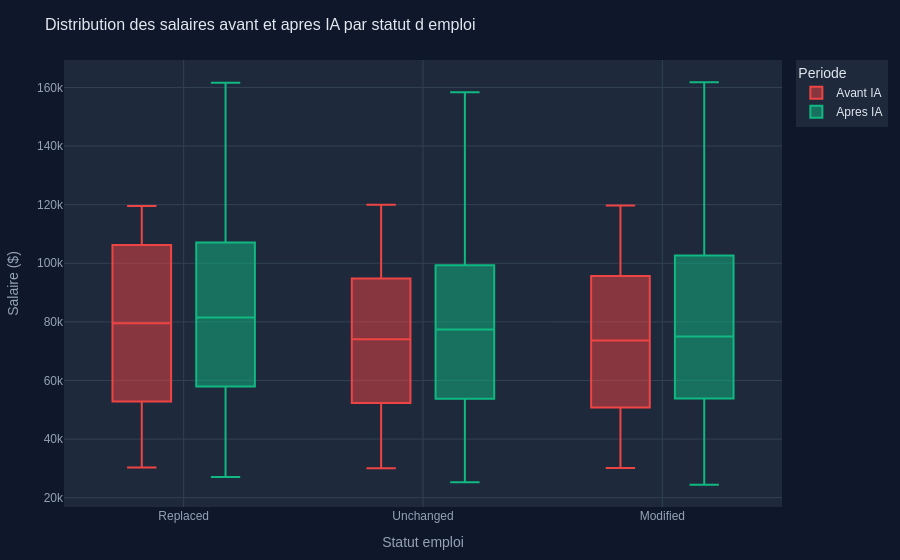

Notebook code for this chart:
### Markdown cell above
### 2.2 Boxplot - Salaires avant et après l'IA par statut d'emploi

Ce boxplot compare la distribution des salaires avant et après l'introduction de l'IA, en les ventilant par statut d'emploi. Il permet de visualiser si les employés remplacés, modifiés ou inchangés présentaient des profils salariaux différents.

### Code cell
df_melted = df.melt(
    id_vars=['Job_Status'],
    value_vars=['Salary_Before_AI', 'Salary_After_AI'],
    var_name='Periode', value_name='Salaire'
)
df_melted['Periode'] = df_melted['Periode'].map({
    'Salary_Before_AI': 'Avant IA',
    'Salary_After_AI': 'Apres IA'
})

fig_box = px.box(
    df_melted, x='Job_Status', y='Salaire', color='Periode', points=False,
    color_discrete_sequence=['#EF4444', '#10B981'],
    title='Distribution des salaires avant et apres IA par statut d emploi',
    labels={'Job_Status': 'Statut emploi', 'Salaire': 'Salaire ($)', 'Periode': 'Periode'}
)
fig_box.update_layout(
    paper_bgcolor='#0F172A', plot_bgcolor='#1E293B',
    font=dict(color='#E2E8F0', family='Arial'),
    margin=dict(l=60, r=40, t=60, b=50), title_font_size=16,
    legend=dict(bgcolor='#1E293B', bordercolor='#334155')
)
fig_box.update_xaxes(gridcolor='#334155', color='#94A3B8')
fig_box.update_yaxes(gridcolor='#334155', color='#94A3B8')
fig_box.show()

print('Lecture : Comparer les medianes et intervalles interquartiles par statut')
print('permet d identifier les groupes les plus penalises economiquement par l IA.')

### Figure 1 — Plotly figure (JSON) as saved in the notebook; plotly's stock layout.template omitted (floating-point values rounded to 4 significant figures; data arrays with more than 128 entries replaced by an {"elided": "..."} marker saying what was removed)
{"data": [{"alignmentgroup": "True", "boxpoints": false, "hovertemplate": "Periode=Avant IA<br>Statut emploi=%{x}<br>Salaire ($)=%{y}<extra></extra>", "legendgroup": "Avant IA", "marker": {"color": "#EF4444"}, "name": "Avant IA", "notched": false, "offsetgroup": "Avant IA", "orientation": "v", "showlegend": true, "type": "box", "x": {"elided": "2000 str values"}, "x0": " ", "xaxis": "x", "y": {"elided": "2000 int values"}, "y0": " ", "yaxis": "y"}, {"alignmentgroup": "True", "boxpoints": false, "hovertemplate": "Periode=Apres IA<br>Statut emploi=%{x}<br>Salaire ($)=%{y}<extra></extra>", "legendgroup": "Apres IA", "marker": {"color": "#10B981"}, "name": "Apres IA", "notched": false, "offsetgroup": "Apres IA", "orientation": "v", "showlegend": true, "type": "box", "x": {"elided": "2000 str values"}, "x0": " ", "xaxis": "x", "y": {"elided": "2000 int values"}, "y0": " ", "yaxis": "y"}], "layout": {"boxmode": "group", "font": {"color": "#E2E8F0", "family": "Arial"}, "legend": {"bgcolor": "#1E293B", "bordercolor": "#334155", "title": {"text": "Periode"}, "tracegroupgap": 0}, "margin": {"b": 50, "l": 60, "r": 40, "t": 60}, "paper_bgcolor": "#0F172A", "plot_bgcolor": "#1E293B", "title": {"font": {"size": 16}, "text": "Distribution des salaires avant et apres IA par statut d emploi"}, "xaxis": {"anchor": "y", "color": "#94A3B8", "domain": [0.0, 1.0], "gridcolor": "#334155", "title": {"text": "Statut emploi"}}, "yaxis": {"anchor": "x", "color": "#94A3B8", "domain": [0.0, 1.0], "gridcolor": "#334155", "title": {"text": "Salaire ($)"}}}}
